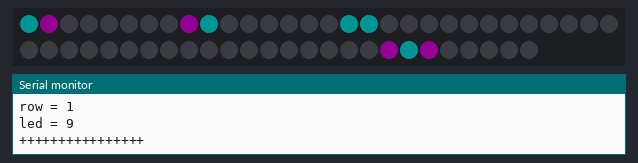
Recording of a sketch running on a simulated Arduino Uno, built with avr-gcc and run on an emulated ATmega328P. On the bench: 56 RGB LEDs in strip order, left to right, continuing on the next row, the last lines printed to the serial monitor. Dim RGB values are drawn brighter than linear; random numbers use the default seed unless the sketch sets one.

Above: at 1.35 s.
At 6.4 s:
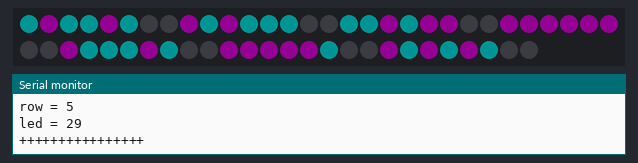
At 14.9 s:
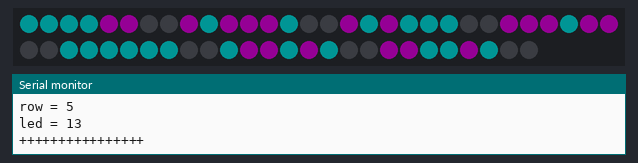
At 23.3 s:
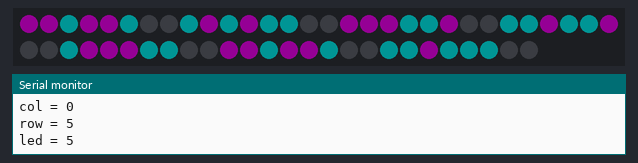
At 31.8 s:
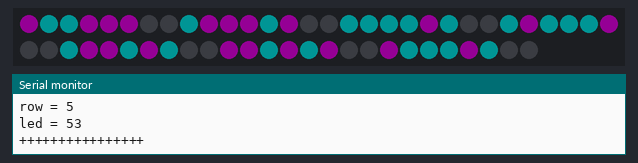
At 33.96 s:
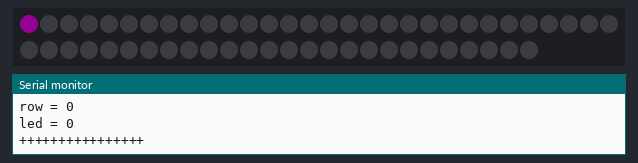

The sketch:

NeoPixel_Rainbow_Matrix_Good.ino
```cpp
#include <Adafruit_NeoPixel.h>

#define PIN            6
#define NUMPIXELS      56
#define COUNT 8
#define COL 7
#define ROW 6

Adafruit_NeoPixel pixels = Adafruit_NeoPixel(NUMPIXELS, PIN, NEO_GRB + NEO_KHZ800);

uint32_t C0 = 0x000000; //Black
uint32_t C1 = 0xFFFFFF; //White
uint32_t C2 = 0xFF0000; //Red
uint32_t C3 = 0x00FF00; //Green
uint32_t C4 = 0x0000FF; //Blue
uint32_t C5 = 0xFFFF00; //Yellow
uint32_t C6 = 0x00FFFF; //Cyan
uint32_t C7 = 0xFF00FF; //Magenta
uint32_t C8 = 0x800000; //Maroon
uint32_t C9 = 0x808000; //Olive
uint32_t C10 = 0x800080; //Purple
uint32_t C11 = 0x008080; //Teal

uint32_t MyColors[12] = {C0, C1, C2, C3, C4, C5, C6, C7, C8, C9, C10, C11}; //put the colors in an array

uint8_t data[COL][ROW];
uint8_t counton = 0;
boolean flag=0;
int led;
unsigned char e[8];

uint32_t color = MyColors[0];

void display_PixelColor(int led, uint32_t color) {
      pixels.setPixelColor(led, color);
      pixels.show();
      delay(100);
}

int data_create() {
  int i = random(COL);
  if(flag == 0) flag = 1; else flag = 0;
  int j = empty_check(i);
  if(j != 0x1F && data[i][j] == 8) {
    data[i][j] = flag;
    led = led_count(i,j);
    Serial.print("col = " );
    Serial.println(i);
    Serial.print("row = " );
    Serial.println(j);
    Serial.print("led = " );
    Serial.println(led);
    Serial.println("++++++++++++++++");
    j = e[i]++;
    return led;
  } else {
    data_create();
  }
}

int empty_check(int i) {
  return e[i];
}

int led_count(int i, int j) {
  return i * 8 + j;
}

void setup() {
  Serial.begin(9600);
  pixels.begin();
  pixels.setBrightness(20);
  for(int i=0; i<COL; i++) {
      for(int j=0;j<ROW;j++) {
            data[i][j] = 8;
      }
      e[i] = 0x00;
  }
  Serial.println("###################");
  Serial.println(" Program Start~!!");
  Serial.println("###################");
}

void loop() {
  led = data_create();
  counton++;
  if(flag == 0) color = MyColors[7]; else color = MyColors[6];
  display_PixelColor(led, color);
  Serial.print("Led = " );
  Serial.println(led);
  Serial.print("Count on = " );
  Serial.println(counton);
  Serial.print("Flag = " );
  Serial.println(flag);
  Serial.println("----------------");
  delay(50);
  if(counton == 42) {
    counton = 0;
    for(int i=0; i<COL; i++) {
      for(int j=0;j<ROW;j++) {
            data[i][j] = 8;
      }
      e[i] = 0x00;
    }
    delay(2000);
    pixels.clear();
  }
}
```

Measured:
- what the display in image 1 shows lasts 2.1 s, from 6.4 s to 8.5 s
